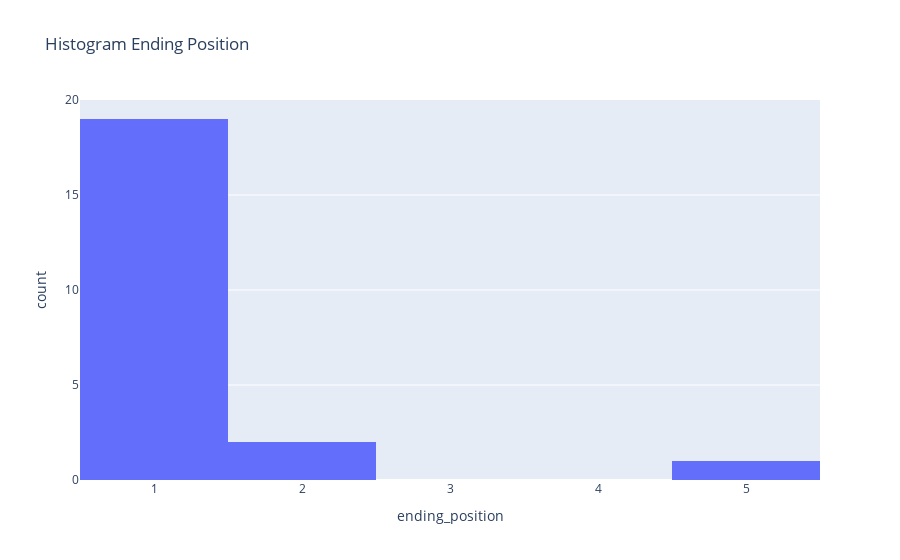

The notebook cell saved with this chart:
### Code cell
px.histogram(df_race_results[df_race_results['last_name'] == 'Verstappen'], x = 'ending_position', title = 'Histogram Ending Position')

### Figure 1 — Plotly figure (JSON) as saved in the notebook; plotly's stock layout.template omitted (floating-point values rounded to 4 significant figures)
{"data": [{"alignmentgroup": "True", "bingroup": "x", "hovertemplate": "ending_position=%{x}<br>count=%{y}<extra></extra>", "legendgroup": "", "marker": {"color": "#636efa", "pattern": {"shape": ""}}, "name": "", "offsetgroup": "", "orientation": "v", "showlegend": false, "type": "histogram", "x": [1, 2, 1, 2, 1, 1, 1, 1, 1, 1, 1, 1, 1, 1, 5, 1, 1, 1, 1, 1, 1, 1], "xaxis": "x", "yaxis": "y"}], "layout": {"barmode": "relative", "legend": {"tracegroupgap": 0}, "title": {"text": "Histogram Ending Position"}, "xaxis": {"anchor": "y", "domain": [0, 1], "title": {"text": "ending_position"}}, "yaxis": {"anchor": "x", "domain": [0, 1], "title": {"text": "count"}}}}
